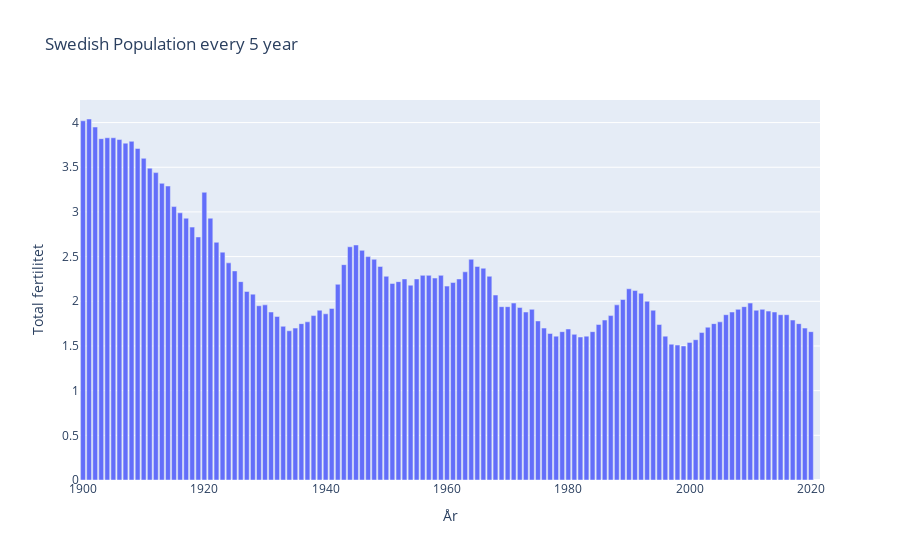

Notebook source saved alongside this figure:
### Markdown cell above
## 1A & B

### Code cell
import pandas as pd
import seaborn as sns
import matplotlib.pyplot as plt
import plotly_express as px

df = pd.read_html("https://sv.wikipedia.org/wiki/Sveriges_demografi", decimal=',', thousands=' ')[5]
df.rename(columns={"Unnamed: 0": "År"}, inplace=True)


fig = px.bar(
    df,
    x="År",
    y="Total fertilitet",
    labels={"year": "Year", "pop": "Population"},
    title="Swedish Population every 5 year"
)  # behöver inte skriva 'data=' här som man behöver med seaborn
fig.show()

### Figure 1 — Plotly figure (JSON) as saved in the notebook; plotly's stock layout.template omitted (floating-point values rounded to 4 significant figures)
{"data": [{"alignmentgroup": "True", "hovertemplate": "År=%{x}<br>Total fertilitet=%{y}<extra></extra>", "legendgroup": "", "marker": {"color": "#636efa", "pattern": {"shape": ""}}, "name": "", "offsetgroup": "", "orientation": "v", "showlegend": false, "textposition": "auto", "type": "bar", "x": [1900, 1901, 1902, 1903, 1904, 1905, 1906, 1907, 1908, 1909, 1910, 1911, 1912, 1913, 1914, 1915, 1916, 1917, 1918, 1919, 1920, 1921, 1922, 1923, 1924, 1925, 1926, 1927, 1928, 1929, 1930, 1931, 1932, 1933, 1934, 1935, 1936, 1937, 1938, 1939, 1940, 1941, 1942, 1943, 1944, 1945, 1946, 1947, 1948, 1949, 1950, 1951, 1952, 1953, 1954, 1955, 1956, 1957, 1958, 1959, 1960, 1961, 1962, 1963, 1964, 1965, 1966, 1967, 1968, 1969, 1970, 1971, 1972, 1973, 1974, 1975, 1976, 1977, 1978, 1979, 1980, 1981, 1982, 1983, 1984, 1985, 1986, 1987, 1988, 1989, 1990, 1991, 1992, 1993, 1994, 1995, 1996, 1997, 1998, 1999, 2000, 2001, 2002, 2003, 2004, 2005, 2006, 2007, 2008, 2009, 2010, 2011, 2012, 2013, 2014, 2015, 2016, 2017, 2018, 2019, 2020, 2021], "xaxis": "x", "y": [4.02, 4.04, 3.95, 3.82, 3.83, 3.83, 3.81, 3.77, 3.79, 3.71, 3.6, 3.49, 3.44, 3.32, 3.29, 3.06, 2.99, 2.93, 2.83, 2.72, 3.22, 2.93, 2.66, 2.55, 2.43, 2.34, 2.22, 2.11, 2.08, 1.95, 1.96, 1.88, 1.83, 1.72, 1.67, 1.7, 1.75, 1.77, 1.84, 1.9, 1.86, 1.92, 2.19, 2.41, 2.61, 2.63, 2.57, 2.5, 2.47, 2.39, 2.28, 2.2, 2.22, 2.25, 2.18, 2.25, 2.29, 2.29, 2.26, 2.29, 2.17, 2.21, 2.25, 2.33, 2.47, 2.39, 2.37, 2.28, 2.07, 1.94, 1.94, 1.98, 1.93, 1.88, 1.91, 1.78, 1.7, 1.64, 1.61, 1.66, 1.69, 1.63, 1.6, 1.61, 1.66, 1.74, 1.79, 1.84, 1.96, 2.02, 2.14, 2.12, 2.09, 2, 1.9, 1.74, 1.61, 1.52, 1.51, 1.5, 1.54, 1.57, 1.65, 1.71, 1.75, 1.77, 1.85, 1.88, 1.91, 1.94, 1.98, 1.9, 1.91, 1.89, 1.88, 1.85, 1.85, 1.79, 1.75, 1.7, 1.66, null], "yaxis": "y"}], "layout": {"barmode": "relative", "legend": {"tracegroupgap": 0}, "title": {"text": "Swedish Population every 5 year"}, "xaxis": {"anchor": "y", "domain": [0, 1], "title": {"text": "År"}}, "yaxis": {"anchor": "x", "domain": [0, 1], "title": {"text": "Total fertilitet"}}}}
